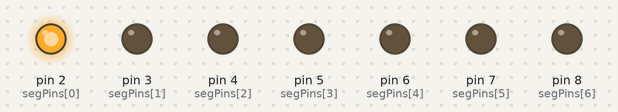
Bench run of a sketch on a simulated Arduino Uno, built with avr-gcc and run on an emulated ATmega328P. Parts: output pins drawn as LEDs (lit = HIGH).

Above: at 0.1 s.
At 7.1 s:
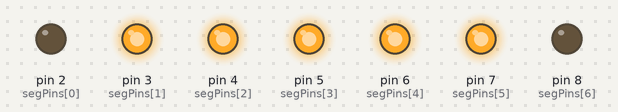
At 12.1 s:
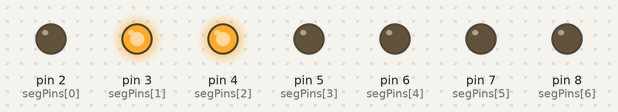
At 18.1 s:
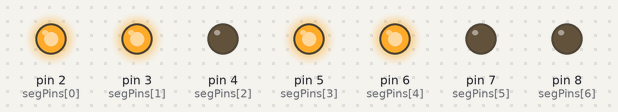
At 28.1 s:
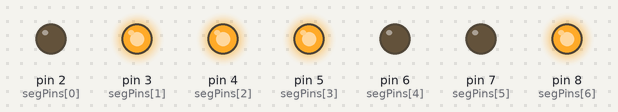
At 38.1 s:
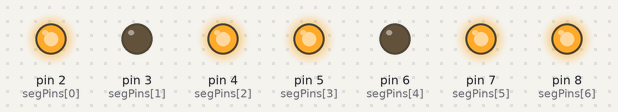
Timing chart, 0 to 39.6 s (numbered marks = the images above):
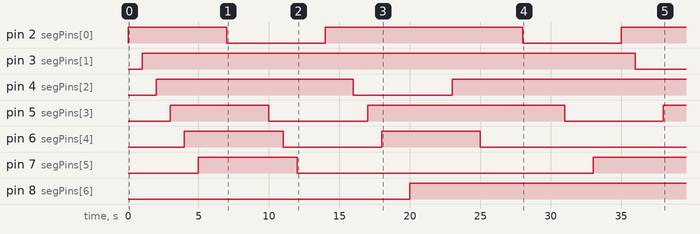

Measured:
- by itself, pin 2 (segPins[0]), pin 5 (segPins[3]): goes HIGH 7.0 s, LOW 7.0 s, HIGH 14.0 s, LOW 7.0 s, then HIGH
- by itself, pin 3 (segPins[1]): LOW → HIGH at 1.0 s, → LOW 35.0 s later
- by itself, pin 4 (segPins[2]): LOW → HIGH at 2.0 s, → LOW 14.0 s later, → HIGH 7.0 s later
- by itself, pin 6 (segPins[4]): alternates HIGH for 7.0 s and LOW for 7.0 s, 4 changes in all, then stays LOW
- by itself, pin 7 (segPins[5]): LOW → HIGH at 5.0 s, → LOW 7.0 s later, → HIGH 21.0 s later
- by itself, pin 8 (segPins[6]): LOW → HIGH at 20.0 s

The sketch:

seven_seg_display__basics.ino
```cpp
int segPins[7] = {2,3,4,5,6,7,8}; // 1d array containing the 7 pins
                                //  used in the display.
int digits[10][7] = {
  {1,1,1,1,1,1,0}, //0
  {0,1,1,0,0,0,0}, //1
  {1,1,0,1,1,0,1}, //2
  {1,1,1,1,0,0,1}, //3
  {0,1,1,0,0,1,1}, //4
  {1,0,1,1,0,1,1}, //5
  {1,0,1,1,1,1,1}, //6
  {1,1,1,0,0,0,0}, //7
  {1,1,1,1,1,1,1}, //8
  {1,1,1,1,0,1,1}  //9
}; // 10 by 7 array containing the digits to be displayed.
// rows represents the digits while columns represnts the pin segments

void setup() {
  for(int i = 0; i < 7; i++){
    pinMode(segPins[i], OUTPUT);
  } //iterates through the array segPins and assigns all pins as OUTPUT
}

void loop() {
  for(int n = 0; n < 10; n++){ //iterates through array digits
    for(int i = 0;i < 7; i++){ //iterates through every row in array digits
      digitalWrite(segPins[i], digits[n][i]); // Writes each segPins as the value in each row of array digits
      delay(1000);
    }
  }}
```
